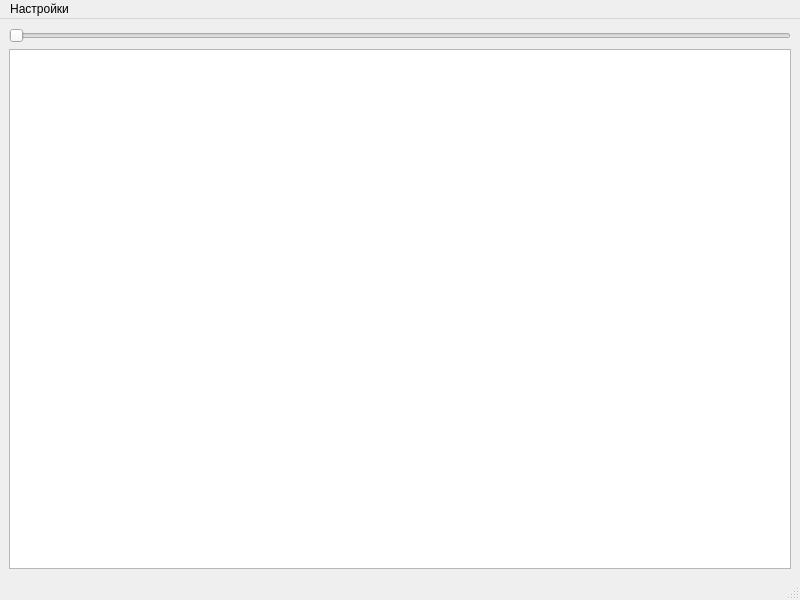
<?xml version="1.0" encoding="UTF-8"?>
<ui version="4.0">
 <class>MainWindow</class>
 <widget class="QMainWindow" name="MainWindow">
  <property name="geometry">
   <rect>
    <x>0</x>
    <y>0</y>
    <width>800</width>
    <height>600</height>
   </rect>
  </property>
  <property name="windowTitle">
   <string>MainWindow</string>
  </property>
  <widget class="QWidget" name="centralwidget">
   <layout class="QGridLayout" name="gridLayout">
    <item row="2" column="0">
     <widget class="QGraphicsView" name="image"/>
    </item>
    <item row="1" column="0">
     <widget class="QSlider" name="set_sensibility">
      <property name="orientation">
       <enum>Qt::Horizontal</enum>
      </property>
     </widget>
    </item>
   </layout>
  </widget>
  <widget class="QMenuBar" name="menubar">
   <property name="geometry">
    <rect>
     <x>0</x>
     <y>0</y>
     <width>800</width>
     <height>21</height>
    </rect>
   </property>
   <widget class="QMenu" name="menu">
    <property name="title">
     <string>Настройки</string>
    </property>
    <widget class="QMenu" name="menu_2">
     <property name="title">
      <string>Отобразить</string>
     </property>
     <addaction name="insert_mandelbrot"/>
     <addaction name="insert_julia"/>
     <addaction name="insert_sierpinski"/>
     <addaction name="insert_pifagor_tree"/>
     <addaction name="insert_koch"/>
     <addaction name="insert_newton"/>
    </widget>
    <addaction name="menu_2"/>
   </widget>
   <addaction name="menu"/>
  </widget>
  <widget class="QStatusBar" name="statusbar"/>
  <action name="insert_mandelbrot">
   <property name="checkable">
    <bool>false</bool>
   </property>
   <property name="enabled">
    <bool>true</bool>
   </property>
   <property name="text">
    <string>Мандельброт</string>
   </property>
  </action>
  <action name="insert_julia">
   <property name="text">
    <string>Джулиа</string>
   </property>
  </action>
  <action name="insert_sierpinski">
   <property name="text">
    <string>Ковер Серпинского</string>
   </property>
  </action>
  <action name="insert_pifagor_tree">
   <property name="text">
    <string>Дерево Пифогора</string>
   </property>
  </action>
  <action name="insert_koch">
   <property name="text">
    <string>Снежинка Коха</string>
   </property>
  </action>
  <action name="insert_newton">
   <property name="text">
    <string>Ньютон</string>
   </property>
  </action>
 </widget>
 <resources/>
 <connections/>
</ui>
